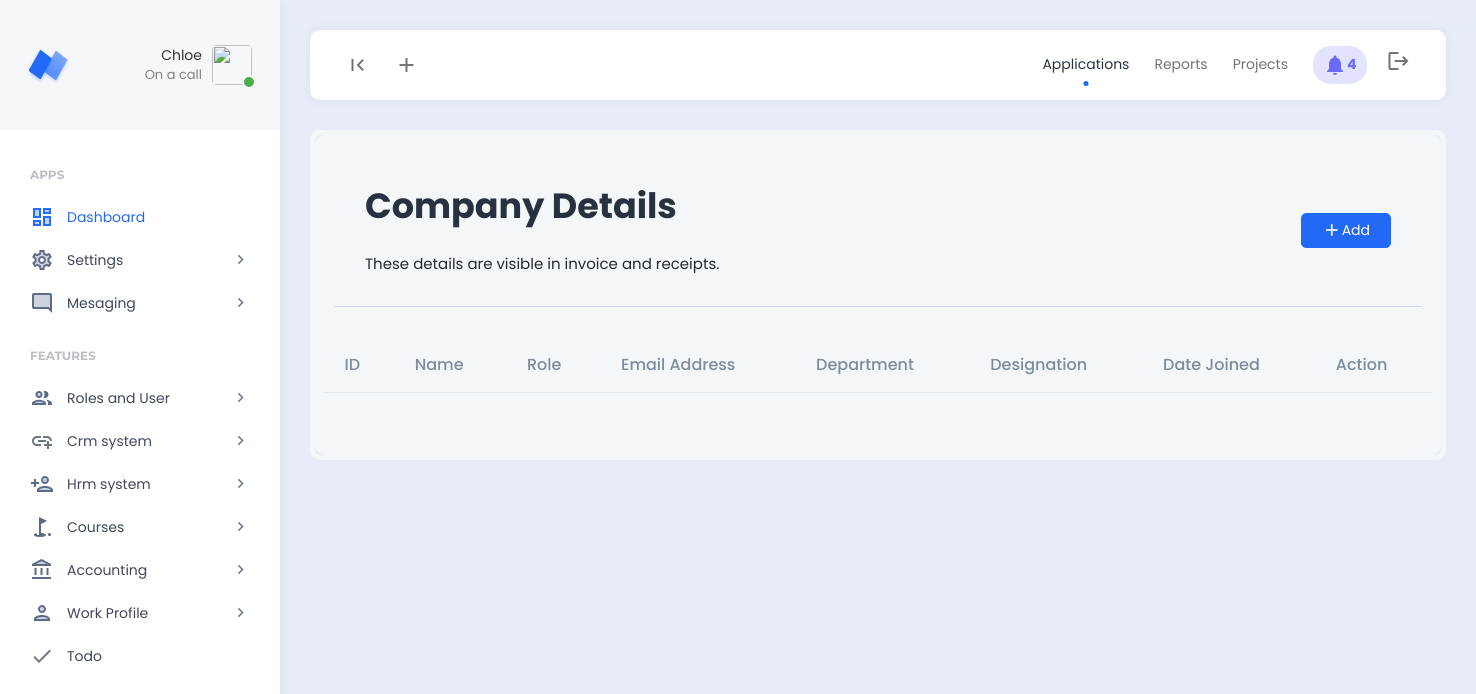
The app's page /employees/ (signed in), older data.
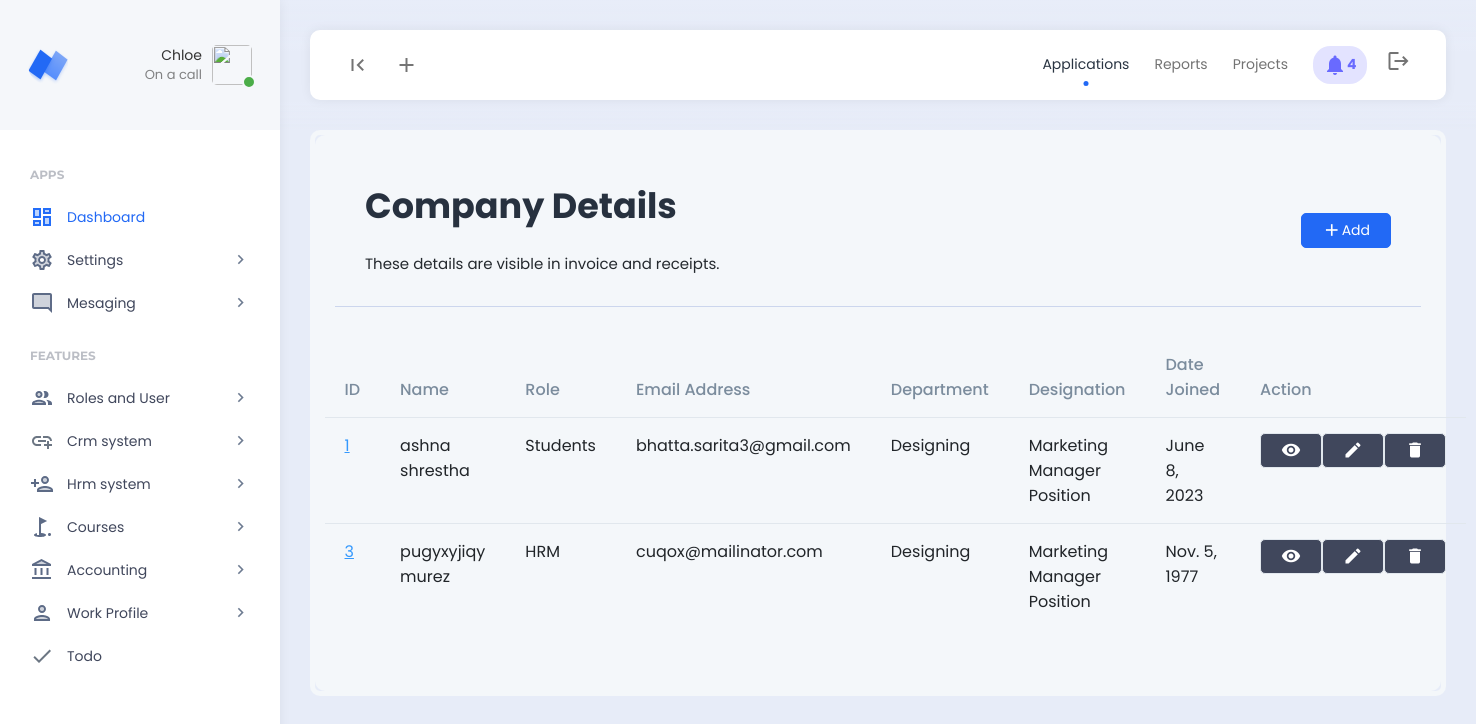
The same page, newer data.
### hrm/models.py (models this page shows, shortened)
class Employee(models.Model):
    department = models.ForeignKey(Department, on_delete=models.SET_NULL,null=True)
    designation = models.ForeignKey(Designation, on_delete=models.SET_NULL,null=True)
    user = models.OneToOneField(User, on_delete=models.CASCADE)
    permission = models.ForeignKey(Permission,on_delete=models.SET_NULL,null=True, blank=True)
    code = models.CharField(max_length=100,null=True, blank=True)
    email = models.CharField(max_length=200,null=True, blank=True)
    contact = models.CharField(max_length=200,null=True, blank=True)
    address = models.CharField(max_length=200,null=True, blank=True)
    emp_salary = models.CharField(max_length=200,null=True, blank=True)
    emp_password = models.CharField(max_length=200,null=True, blank=True)
    date_joined = models.DateTimeField(null=True, blank=True)
    date_modified = models.DateTimeField(auto_now=True)
    created = models.DateTimeField(auto_now_add=True)
    class Meta:
        verbose_name_plural = "01. Employees"

class Department(models.Model):
    department = models.CharField(max_length=255)
    def __str__(self):
        return self.department
    class Meta:
        verbose_name_plural = "05. Department"

class Designation(models.Model):
    department = models.ForeignKey(Department, on_delete=models.CASCADE)
    designation = models.CharField(max_length=255)
    def __str__(self):
        return self.designation
    class Meta:
        verbose_name_plural = "05. Designation"

### account/models.py (models this page shows, shortened)
class Permission(models.Model):
    role = models.OneToOneField(Role, on_delete=models.CASCADE)
    create_finance = models.BooleanField(default=0)
    read_finance = models.BooleanField(default=0)
    update_finance = models.BooleanField(default=0)
    delete_finance = models.BooleanField(default=0)
    manage_finance = models.BooleanField(default=0)
    manage_company = models.BooleanField(default=0)
    create_account = models.BooleanField(default=0)
    read_account = models.BooleanField(default=0)
    update_account = models.BooleanField(default=0)
    delete_account = models.BooleanField(default=0)
    manage_account = models.BooleanField(default=0)
    create_leads = models.BooleanField(default=0)
    read_leads = models.BooleanField(default=0)
    update_leads = models.BooleanField(default=0)
    delete_leads = models.BooleanField(default=0)
    manage_leads = models.BooleanField(default=0)
    manage_leads = models.BooleanField(default=0)
    create_hrm = models.BooleanField(default=0)
    read_hrm = models.BooleanField(default=0)
    update_hrm = models.BooleanField(default=0)
    delete_hrm = models.BooleanField(default=0)
    manage_hrm = models.BooleanField(default=0)
    create_course = models.BooleanField(default=0)
    read_course = models.BooleanField(default=0)
    update_course = models.BooleanField(default=0)
    delete_course = models.BooleanField(default=0)
    manage_course = models.BooleanField(default=0)
    create_student = models.BooleanField(default=0)
    read_student = models.BooleanField(default=0)
    update_student = models.BooleanField(default=0)
    delete_student = models.BooleanField(default=0)
    manage_student = models.BooleanField(default=0)
    def __str__(self):
        return self.role.role
    class Meta:
        verbose_name_plural = "02. Permissions"

class Role(models.Model):
    role = models.CharField(max_length=255)
    class Meta:
        verbose_name_plural = "01. Role"

### hrm/views.py (the view)
# urls.py: path("employees/", views.employees, name="employees"),
def employees(request):
    if 'read_hrm' in custom_data_views(request):
        employees = Employee.objects.all()
        context = {
            'employees':employees,
        }
        return render (request,'hrm/employees.html',context)
    else:
        messages.info(request, "Unauthorized access.")
        return redirect('home')

### templates/hrm/employees.html (shortened to what this page needs)
{% include 'header.html' %}
<div class="app-content">
    <div class="content-wrapper">
        <div class="example-container">
            <div class="example-content bg-light">
                <div class="page-description d-flex align-items-center">
                    <div class="page-description-content flex-grow-1">
                        <h1>Company Details</h1>
                        <span>These details are visible in invoice and receipts.</span>
                    </div>
                    <div class="page-description-actions">
                        <a href="{% url 'add_employee' %}" class="btn btn-primary"><i class="material-icons">add</i>Add</a>
                    </div>
                </div>
				<div class="row">
					<table id="datable_1" class="table nowrap w-100 mb-5">
						<thead>
							<tr>
								<th>ID</th>
								<th>Name</th>
								<th>Role</th>
								<th>Email Address</th>
								<th>Department</th>
								<th>Designation</th>
								<th>Date Joined</th>
								<th>Action</th>
							</tr>
						</thead>
						<tbody>
							{% for employees in employees %}
							<tr>
								<td><a href="#" class="table-link-text link-high-em">{{employees.id}}</a></td>
								<td>{{employees.user.first_name}} {{employees.user.last_name}}</td>
								<td>{{employees.permission}}</td>
								<td>{{employees.email}}</td>
								<td>{{employees.department}}</td>
								<td>{{employees.designation}}</td>
								<td>{{employees.date_joined.date}}</td>
								<td>
									<div class="d-flex align-items-center">
										<div class="d-flex">
											{% if 'read_hrm' in permissions %}
											<a href="{% url 'view_employee' id=employees.id %}" class="btn btn-dark"><i class="material-icons">visibility</i></a>
											{% endif %}
											{% if 'update_hrm' in permissions %}
											<a href="{% url 'edit_employee' id=employees.id %}" class="btn btn-dark"><i class="material-icons">edit</i></a>
											{% endif %}
											{% if 'delete_hrm' in permissions %}
											<a href="" class="btn btn-dark" data-bs-toggle="modal" data-bs-target="#exampleModalCenter{{employees.id}}"><i class="material-icons">delete</i></a>
											{% endif %}
										</div>
									</div>
								</td>
							</tr>
							{% endfor %}
						</tbody>
					</table>
				</div>
            </div>
        </div>
    </div>
</div>
{% include 'footer.html' %}

### templates/header.html (shortened to what this page needs)
{% load static %}
<body>
    {% include 'nav_links.html' %}
    <div class="app align-content-stretch d-flex flex-wrap">
        <div class="app-sidebar">
            <div class="logo">
                <a href="" class="logo-icon"><span class="logo-text">Neptune</span></a>
                <div class="sidebar-user-switcher user-activity-online">
                    <a href="#">
                        <img src="{{company.company_logo.url}}">
                        <span class="activity-indicator"></span>
                        <span class="user-info-text">Chloe<br><span class="user-state-info">On a call</span></span>
                    </a>
                </div>
            </div>
            <div class="app-menu">
                <ul class="accordion-menu">
                    <li class="sidebar-title">
                        Apps
                    </li>
                    <li class="active-page">
                        <a href="{% url 'home' %}" class="active"><i class="material-icons-two-tone">dashboard</i>Dashboard</a>
                    </li>
                    <li>
                        <a href=""><i class="material-icons-two-tone">settings</i>Settings<i class="material-icons has-sub-menu">keyboard_arrow_right</i></a>
                        <li>
                            <a href=""><i class="material-icons-two-tone">mode_comment</i>Mesaging<i class="material-icons has-sub-menu">keyboard_arrow_right</i></a>
                    </li>
                    <li class="sidebar-title">
                        Features
                    </li>
                    <li>
                        <a href=""><i class="material-icons-two-tone">group</i>Roles and User<i class="material-icons has-sub-menu">keyboard_arrow_right</i></a>
                    </li>
                    <li>
                        <a href=""><i class="material-icons-two-tone">add_link</i>Crm system<i class="material-icons has-sub-menu">keyboard_arrow_right</i></a>
                    </li>
                    <li>
                        <a href=""><i class="material-icons-two-tone">person_add</i>Hrm system<i class="material-icons has-sub-menu">keyboard_arrow_right</i></a>
                    </li>
                    <li>
                        <a href=""><i class="material-icons-two-tone">golf_course</i>Courses<i class="material-icons has-sub-menu">keyboard_arrow_right</i></a>
                    </li>
                    <li>
                        <a href="#"><i class="material-icons-two-tone">account_balance</i>Accounting<i class="material-icons has-sub-menu">keyboard_arrow_right</i></a>
                    </li>
                    <li>
                        <a href="#"><i class="material-icons-two-tone">person</i>Work Profile<i class="material-icons has-sub-menu">keyboard_arrow_right</i></a>
                    </li>
                    <li>
                        <a href=""><i class="material-icons-two-tone">done</i>Todo</a>
                    </li>
                </ul>
            </div>
        </div>
        <div class="app-container">
            <div class="app-header">
                <nav class="navbar navbar-light navbar-expand-lg">
                    <div class="container-fluid">
                        <div class="navbar-nav" id="navbarNav">
                            <ul class="navbar-nav">
                                <li class="nav-item">
                                    <a class="nav-link hide-sidebar-toggle-button" href="#"><i class="material-icons">first_page</i></a>
                                </li>
                                <li class="nav-item dropdown hidden-on-mobile">
                                    <a class="nav-link dropdown-toggle" href="#" id="addDropdownLink" role="button" data-bs-toggle="dropdown" aria-expanded="false">
                                        <i class="material-icons">add</i>
                                    </a>
                                </li>
                            </ul>
                        </div>
                        <div class="d-flex">
                            <ul class="navbar-nav">
                                <li class="nav-item hidden-on-mobile">
                                    <a class="nav-link active" href="#">Applications</a>
                                </li>
                                <li class="nav-item hidden-on-mobile">
                                    <a class="nav-link" href="#">Reports</a>
                                </li>
                                <li class="nav-item hidden-on-mobile">
                                    <a class="nav-link" href="#">Projects</a>
                                </li>
                                <li class="nav-item hidden-on-mobile">
                                    <a class="nav-link nav-notifications-toggle" id="notificationsDropDown" href="#" data-bs-toggle="dropdown"><i class="material-icons">notifications</i>4</a>
                                </li>
                                <li class="nav-item hidden-on-mobile">
                                    <a class="nav-link" href="{% url 'logout' %}"><i class="material-icons">logout</i></a>
                                </li>
                            </ul>
                        </div>
                    </div>
                </nav>
            </div>

### templates/nav_links.html (shortened to what this page needs)
{% load static %}
<!DOCTYPE html>
<html lang="en">
<head>
    <link href="{% static 'assets/plugins/bootstrap/css/bootstrap.min.css' %}" rel="stylesheet">
    <link href="{% static 'assets/plugins/perfectscroll/perfect-scrollbar.css' %}" rel="stylesheet">
    <link href="{% static 'assets/plugins/pace/pace.css' %}" rel="stylesheet">
    <link href="{% static 'assets/plugins/datatables/datatables.min.css' %}" rel="stylesheet">
    <link href="{% static 'assets/css/main.min.css' %}" rel="stylesheet">
    <link href="{% static 'assets/css/custom.css'%}" rel="stylesheet">
    <link href="{% static 'assets/plugins/highlight/styles/github-gist.css' %}" rel="stylesheet">
    <link href="{% static 'assets/plugins/summernote/summernote-lite.min.css' %}" rel="stylesheet">
</head>

### templates/footer.html (shortened to what this page needs)
</div>
</div>
 {% load static %}
</body>
</html>

Row changes from the older to the newer data that the page shows:
added Employee: id "1", user.first_name "ashna", user.last_name "shrestha", permission "Students", email "bhatta.sarita3@gmail.com", department "Designing", designation "Marketing Manager Position", date_joined "June 8, 2023"
added Employee: id "3", user.first_name "pugyxyjiqy", user.last_name "murez", permission "HRM", email "cuqox@mailinator.com", department "Designing", designation "Marketing Manager Position", date_joined "Nov. 5, 1977"
